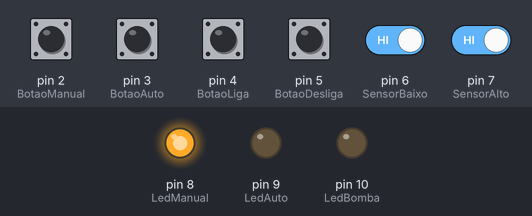
This sketch was run on a simulated Arduino Uno, built with avr-gcc and run on an emulated ATmega328P. Parts: output pins drawn as LEDs (lit = HIGH). Inputs (shaded band) come from the test bench; at power-on: pin 2 (BotaoManual), pin 3 (BotaoAuto), pin 4 (BotaoLiga), pin 5 (BotaoDesliga), pin 6 (SensorBaixo), pin 7 (SensorAlto) HIGH.

Above: at 1.2 s.
1.3 s: pin 3 (BotaoAuto) pulled LOW for 0.15 s
At 1.8 s:
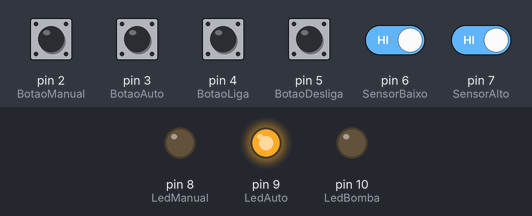
2.9 s: pin 2 (BotaoManual) pulled LOW for 0.15 s
At 4.1 s:
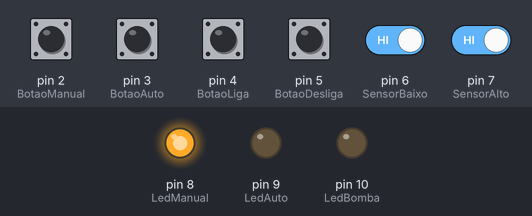
4.5 s: pin 4 (BotaoLiga) pulled LOW for 0.15 s
At 5.5 s:
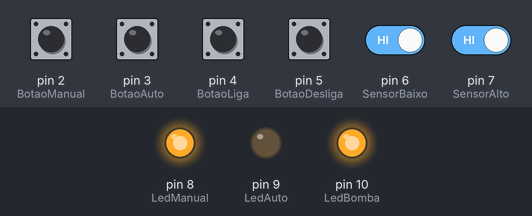
6.1 s: pin 3 (BotaoAuto) pulled LOW for 1 s
At 6.8 s:
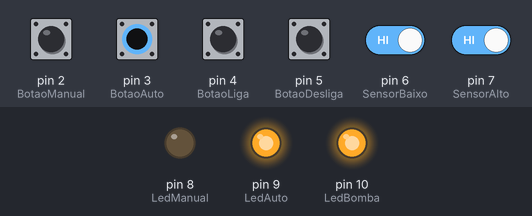
8.6 s: pin 2 (BotaoManual) pulled LOW for 1 s
At 10.0 s:
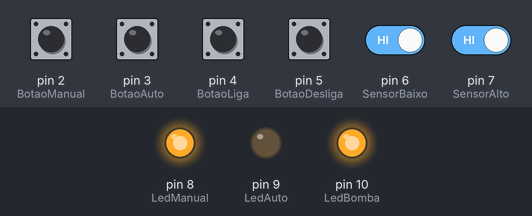
Timing chart, 0 to 11.6 s (numbered marks = the images above; inputs shaded):
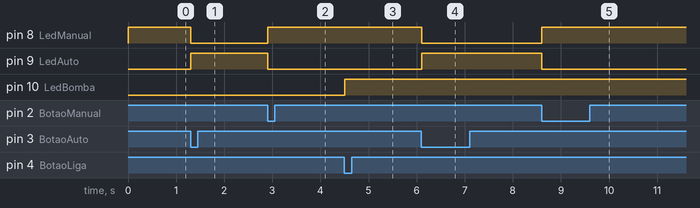

The sketch:

EX1.ino
```cpp
/* ************************************************************************

Colégio SATC
Curso Técnico em Mecatrônica
Disciplina: Sistemas Embarcados
Turma: 3191
Professor: Marcos Antonio Jeremias Coelho

Programa: Exercício 1, MEF (Máquina de Estados Finitos)

Autor: Augusto Bredlau Pinz
Data: 13/06/2026
Versão: 1.0

************************************************************************ */

const int MANUAL = 0;
const int AUTOMATICO = 1;
const int BotaoManual = 2;
const int BotaoAuto = 3;
const int BotaoLiga = 4;
const int BotaoDesliga = 5;
const int SensorBaixo = 6;
const int SensorAlto = 7;
const int LedManual = 8;
const int LedAuto = 9;
const int LedBomba = 10;
bool EstadoBomba = LOW;
unsigned long TempoInicioBaixo = 0;
unsigned long TempoInicioAlto = 0;
bool TempoBaixoAtivo = false;
bool TempoAltoAtivo = false;
int ModoAtual = MANUAL;
void setup() {
  pinMode(BotaoManual, INPUT_PULLUP);
  pinMode(BotaoAuto, INPUT_PULLUP);
  pinMode(BotaoLiga, INPUT_PULLUP);
  pinMode(BotaoDesliga, INPUT_PULLUP);
  pinMode(SensorBaixo, INPUT_PULLUP);
  pinMode(SensorAlto, INPUT_PULLUP);
  pinMode(LedManual, OUTPUT);
  pinMode(LedAuto, OUTPUT);
  pinMode(LedBomba, OUTPUT);
}

void loop() {
  if (digitalRead(BotaoManual) == LOW){
    ModoAtual = MANUAL;
    TempoBaixoAtivo = false;
    TempoAltoAtivo = false;
  }
  if (digitalRead(BotaoAuto) == LOW){
    ModoAtual = AUTOMATICO;
    TempoBaixoAtivo = false;
    TempoAltoAtivo = false;
  }
  switch (ModoAtual) {

    case MANUAL:
      digitalWrite(LedManual, HIGH);
      digitalWrite(LedAuto, LOW);
      if (digitalRead(BotaoLiga) == LOW) {
        EstadoBomba = HIGH;
      }
      if (digitalRead(BotaoDesliga) == LOW) {
        EstadoBomba = LOW;
      }
      break;
    case AUTOMATICO:
      digitalWrite(LedManual, LOW);
      digitalWrite(LedAuto, HIGH);
      if (digitalRead(SensorBaixo) == LOW && EstadoBomba == LOW) {
        if (!TempoBaixoAtivo) {
          TempoInicioBaixo = millis();
          TempoBaixoAtivo = true;
        }
        if (millis() - TempoInicioBaixo >= 10000) {
          EstadoBomba = HIGH;
          TempoBaixoAtivo = false;
        }
      } else {
        TempoBaixoAtivo = false;
      }
      if (digitalRead(SensorAlto) == LOW && EstadoBomba == HIGH) {
        if (!TempoAltoAtivo) {
          TempoInicioAlto = millis();
          TempoAltoAtivo = true;
        }
        if (millis() - TempoInicioAlto >= 10000) {
          EstadoBomba = LOW;
          TempoAltoAtivo = false;
        }
      } else {
        TempoAltoAtivo = false;
      }
      break;
  }
  digitalWrite(LedBomba, EstadoBomba);
  delay(50);
}
```

Measured:
- after the input at 1.3 s, pin 8 (LedManual): HIGH → LOW at once; pin 9 (LedAuto): LOW → HIGH at once
- after the input at 2.9 s, pin 8 (LedManual): LOW → HIGH at once; pin 9 (LedAuto): HIGH → LOW at once
- after the input at 4.5 s, pin 10 (LedBomba): LOW → HIGH at once
- after the input at 6.1 s, pin 8 (LedManual): HIGH → LOW at once; pin 9 (LedAuto): LOW → HIGH at once
- after the input at 8.6 s, pin 8 (LedManual): LOW → HIGH at once; pin 9 (LedAuto): HIGH → LOW at once
